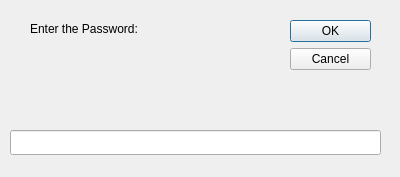
<?xml version="1.0" encoding="UTF-8"?>
<ui version="4.0">
 <class>PasswordDialog</class>
 <widget class="QDialog" name="PasswordDialog">
  <property name="geometry">
   <rect>
    <x>0</x>
    <y>0</y>
    <width>400</width>
    <height>177</height>
   </rect>
  </property>
  <property name="windowTitle">
   <string>Password</string>
  </property>
  <widget class="QDialogButtonBox" name="buttonBox">
   <property name="geometry">
    <rect>
     <x>290</x>
     <y>20</y>
     <width>81</width>
     <height>241</height>
    </rect>
   </property>
   <property name="orientation">
    <enum>Qt::Vertical</enum>
   </property>
   <property name="standardButtons">
    <set>QDialogButtonBox::Cancel|QDialogButtonBox::Ok</set>
   </property>
  </widget>
  <widget class="QLabel" name="label">
   <property name="geometry">
    <rect>
     <x>30</x>
     <y>20</y>
     <width>201</width>
     <height>17</height>
    </rect>
   </property>
   <property name="text">
    <string>Enter the Password:</string>
   </property>
  </widget>
  <widget class="QLineEdit" name="lineEdit">
   <property name="geometry">
    <rect>
     <x>10</x>
     <y>130</y>
     <width>371</width>
     <height>25</height>
    </rect>
   </property>
   <property name="echoMode">
    <enum>QLineEdit::Password</enum>
   </property>
  </widget>
 </widget>
 <resources/>
 <connections>
  <connection>
   <sender>buttonBox</sender>
   <signal>accepted()</signal>
   <receiver>PasswordDialog</receiver>
   <slot>accept()</slot>
   <hints>
    <hint type="sourcelabel">
     <x>248</x>
     <y>254</y>
    </hint>
    <hint type="destinationlabel">
     <x>157</x>
     <y>274</y>
    </hint>
   </hints>
  </connection>
  <connection>
   <sender>buttonBox</sender>
   <signal>rejected()</signal>
   <receiver>PasswordDialog</receiver>
   <slot>reject()</slot>
   <hints>
    <hint type="sourcelabel">
     <x>316</x>
     <y>260</y>
    </hint>
    <hint type="destinationlabel">
     <x>286</x>
     <y>274</y>
    </hint>
   </hints>
  </connection>
 </connections>
</ui>
